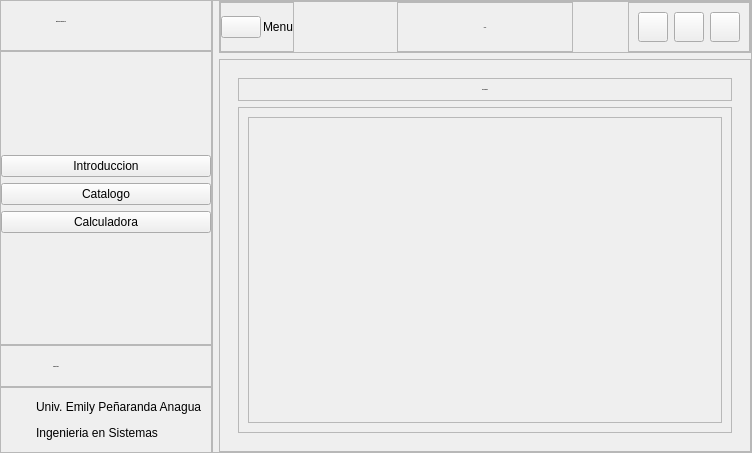
<?xml version="1.0" encoding="UTF-8"?>
<ui version="4.0">
 <class>MainWindow</class>
 <widget class="QMainWindow" name="MainWindow">
  <property name="geometry">
   <rect>
    <x>0</x>
    <y>0</y>
    <width>752</width>
    <height>453</height>
   </rect>
  </property>
  <property name="windowTitle">
   <string>MainWindow</string>
  </property>
  <widget class="QWidget" name="centralwidget">
   <property name="styleSheet">
    <string notr="true">@font-face{
font-family: NovaFlat;
src: url( :/fonts/Nova_Flat/NovaFlat-Regular.ttf) format(&quot;truetype&quot;);
}
*{
color: #ffffff;
font-family: NovaFlat;
font-size: 12px;
border: nine;
background:none;
}
#centralwidget{
background-color: #e0e2e0;
}
#left_menu_widget, #introduccion, #catalogo, #calculadora{
background-color: #999e9e;
}
#header_frame, #frame_4, #frame_6{
background-color:#AFB3AF;
}
#frame_3 QPushButton{
padding: 10px;
border-radius: 5px;
background-color:#AFB3AF;
}
#header_nav QPushButton{
background-color: #AFB3AF;
border-radius: 15px;
border: 3px solid #e0e2e0 ;
}
</string>
   </property>
   <layout class="QHBoxLayout" name="horizontalLayout">
    <property name="spacing">
     <number>0</number>
    </property>
    <property name="leftMargin">
     <number>0</number>
    </property>
    <property name="topMargin">
     <number>0</number>
    </property>
    <property name="rightMargin">
     <number>0</number>
    </property>
    <property name="bottomMargin">
     <number>0</number>
    </property>
    <item>
     <widget class="QWidget" name="left_menu_widget" native="true">
      <layout class="QVBoxLayout" name="verticalLayout">
       <property name="spacing">
        <number>0</number>
       </property>
       <property name="leftMargin">
        <number>0</number>
       </property>
       <property name="topMargin">
        <number>0</number>
       </property>
       <property name="rightMargin">
        <number>0</number>
       </property>
       <property name="bottomMargin">
        <number>0</number>
       </property>
       <item alignment="Qt::AlignTop">
        <widget class="QFrame" name="frame_6">
         <property name="frameShape">
          <enum>QFrame::StyledPanel</enum>
         </property>
         <property name="frameShadow">
          <enum>QFrame::Raised</enum>
         </property>
         <layout class="QHBoxLayout" name="horizontalLayout_2" stretch="0,0">
          <property name="spacing">
           <number>9</number>
          </property>
          <property name="leftMargin">
           <number>6</number>
          </property>
          <property name="topMargin">
           <number>0</number>
          </property>
          <property name="rightMargin">
           <number>0</number>
          </property>
          <item>
           <widget class="QLabel" name="label_10">
            <property name="minimumSize">
             <size>
              <width>40</width>
              <height>40</height>
             </size>
            </property>
            <property name="maximumSize">
             <size>
              <width>40</width>
              <height>40</height>
             </size>
            </property>
            <property name="text">
             <string/>
            </property>
            <property name="pixmap">
             <pixmap resource="resources.qrc">:/icons/icons/pie-chart.svg</pixmap>
            </property>
            <property name="scaledContents">
             <bool>true</bool>
            </property>
           </widget>
          </item>
          <item>
           <widget class="QLabel" name="label">
            <property name="font">
             <font>
              <family>NovaFlat</family>
              <pointsize>-1</pointsize>
              <weight>75</weight>
              <bold>true</bold>
             </font>
            </property>
            <property name="text">
             <string>Metodos Numericos</string>
            </property>
           </widget>
          </item>
         </layout>
        </widget>
       </item>
       <item>
        <widget class="QFrame" name="frame_3">
         <property name="styleSheet">
          <string notr="true"/>
         </property>
         <property name="frameShape">
          <enum>QFrame::StyledPanel</enum>
         </property>
         <property name="frameShadow">
          <enum>QFrame::Raised</enum>
         </property>
         <layout class="QVBoxLayout" name="verticalLayout_2">
          <property name="leftMargin">
           <number>0</number>
          </property>
          <property name="topMargin">
           <number>0</number>
          </property>
          <property name="rightMargin">
           <number>0</number>
          </property>
          <item>
           <spacer name="verticalSpacer_2">
            <property name="orientation">
             <enum>Qt::Vertical</enum>
            </property>
            <property name="sizeHint" stdset="0">
             <size>
              <width>20</width>
              <height>40</height>
             </size>
            </property>
           </spacer>
          </item>
          <item>
           <widget class="QPushButton" name="pushButton">
            <property name="text">
             <string>Introduccion</string>
            </property>
            <property name="icon">
             <iconset resource="resources.qrc">
              <normaloff>:/icons/icons/activity.svg</normaloff>:/icons/icons/activity.svg</iconset>
            </property>
            <property name="default">
             <bool>false</bool>
            </property>
           </widget>
          </item>
          <item>
           <widget class="QPushButton" name="pushButton_2">
            <property name="text">
             <string>Catalogo</string>
            </property>
            <property name="icon">
             <iconset resource="resources.qrc">
              <normaloff>:/icons/icons/book-open.svg</normaloff>:/icons/icons/book-open.svg</iconset>
            </property>
           </widget>
          </item>
          <item>
           <widget class="QPushButton" name="pushButton_3">
            <property name="text">
             <string>Calculadora</string>
            </property>
            <property name="icon">
             <iconset resource="resources.qrc">
              <normaloff>:/icons/icons/git-merge.svg</normaloff>:/icons/icons/git-merge.svg</iconset>
            </property>
           </widget>
          </item>
          <item>
           <spacer name="verticalSpacer">
            <property name="orientation">
             <enum>Qt::Vertical</enum>
            </property>
            <property name="sizeHint" stdset="0">
             <size>
              <width>20</width>
              <height>40</height>
             </size>
            </property>
           </spacer>
          </item>
         </layout>
        </widget>
       </item>
       <item alignment="Qt::AlignTop">
        <widget class="QFrame" name="frame_4">
         <property name="frameShape">
          <enum>QFrame::StyledPanel</enum>
         </property>
         <property name="frameShadow">
          <enum>QFrame::Raised</enum>
         </property>
         <layout class="QHBoxLayout" name="horizontalLayout_10">
          <property name="leftMargin">
           <number>6</number>
          </property>
          <property name="topMargin">
           <number>0</number>
          </property>
          <property name="rightMargin">
           <number>0</number>
          </property>
          <property name="bottomMargin">
           <number>0</number>
          </property>
          <item>
           <widget class="QLabel" name="label_11">
            <property name="minimumSize">
             <size>
              <width>40</width>
              <height>40</height>
             </size>
            </property>
            <property name="maximumSize">
             <size>
              <width>40</width>
              <height>40</height>
             </size>
            </property>
            <property name="text">
             <string/>
            </property>
            <property name="pixmap">
             <pixmap resource="resources.qrc">:/icons/icons/smile.svg</pixmap>
            </property>
            <property name="scaledContents">
             <bool>true</bool>
            </property>
           </widget>
          </item>
          <item>
           <widget class="QLabel" name="label_2">
            <property name="font">
             <font>
              <family>NovaFlat</family>
              <pointsize>-1</pointsize>
              <weight>75</weight>
              <bold>true</bold>
             </font>
            </property>
            <property name="text">
             <string>Support Me</string>
            </property>
           </widget>
          </item>
         </layout>
        </widget>
       </item>
       <item>
        <widget class="QFrame" name="frame_5">
         <property name="frameShape">
          <enum>QFrame::StyledPanel</enum>
         </property>
         <property name="frameShadow">
          <enum>QFrame::Raised</enum>
         </property>
         <layout class="QGridLayout" name="gridLayout_5">
          <item row="1" column="1">
           <widget class="QLabel" name="label_4">
            <property name="text">
             <string>Ingenieria en Sistemas</string>
            </property>
           </widget>
          </item>
          <item row="0" column="0">
           <widget class="QLabel" name="label_12">
            <property name="minimumSize">
             <size>
              <width>20</width>
              <height>20</height>
             </size>
            </property>
            <property name="maximumSize">
             <size>
              <width>20</width>
              <height>20</height>
             </size>
            </property>
            <property name="text">
             <string/>
            </property>
            <property name="pixmap">
             <pixmap resource="resources.qrc">:/icons/icons/code.svg</pixmap>
            </property>
            <property name="scaledContents">
             <bool>true</bool>
            </property>
           </widget>
          </item>
          <item row="0" column="1">
           <widget class="QLabel" name="label_3">
            <property name="text">
             <string>Univ. Emily Peñaranda Anagua</string>
            </property>
           </widget>
          </item>
          <item row="1" column="0">
           <widget class="QLabel" name="label_13">
            <property name="minimumSize">
             <size>
              <width>20</width>
              <height>20</height>
             </size>
            </property>
            <property name="maximumSize">
             <size>
              <width>20</width>
              <height>20</height>
             </size>
            </property>
            <property name="text">
             <string/>
            </property>
            <property name="pixmap">
             <pixmap resource="resources.qrc">:/icons/icons/cpu.svg</pixmap>
            </property>
            <property name="scaledContents">
             <bool>true</bool>
            </property>
           </widget>
          </item>
         </layout>
        </widget>
       </item>
      </layout>
     </widget>
    </item>
    <item>
     <widget class="QFrame" name="frame_2">
      <property name="frameShape">
       <enum>QFrame::StyledPanel</enum>
      </property>
      <property name="frameShadow">
       <enum>QFrame::Raised</enum>
      </property>
      <layout class="QVBoxLayout" name="verticalLayout_4">
       <property name="spacing">
        <number>6</number>
       </property>
       <property name="leftMargin">
        <number>6</number>
       </property>
       <property name="topMargin">
        <number>0</number>
       </property>
       <property name="rightMargin">
        <number>0</number>
       </property>
       <property name="bottomMargin">
        <number>0</number>
       </property>
       <item alignment="Qt::AlignTop">
        <widget class="QFrame" name="header_frame">
         <property name="maximumSize">
          <size>
           <width>16777215</width>
           <height>60</height>
          </size>
         </property>
         <property name="frameShape">
          <enum>QFrame::StyledPanel</enum>
         </property>
         <property name="frameShadow">
          <enum>QFrame::Raised</enum>
         </property>
         <layout class="QHBoxLayout" name="horizontalLayout_3">
          <property name="spacing">
           <number>0</number>
          </property>
          <property name="leftMargin">
           <number>0</number>
          </property>
          <property name="topMargin">
           <number>0</number>
          </property>
          <property name="rightMargin">
           <number>0</number>
          </property>
          <property name="bottomMargin">
           <number>0</number>
          </property>
          <item alignment="Qt::AlignLeft">
           <widget class="QFrame" name="frame_10">
            <property name="frameShape">
             <enum>QFrame::StyledPanel</enum>
            </property>
            <property name="frameShadow">
             <enum>QFrame::Raised</enum>
            </property>
            <layout class="QHBoxLayout" name="horizontalLayout_4">
             <property name="spacing">
              <number>2</number>
             </property>
             <property name="leftMargin">
              <number>0</number>
             </property>
             <property name="topMargin">
              <number>0</number>
             </property>
             <property name="rightMargin">
              <number>0</number>
             </property>
             <property name="bottomMargin">
              <number>0</number>
             </property>
             <item>
              <widget class="QPushButton" name="pushButton_4">
               <property name="text">
                <string/>
               </property>
               <property name="icon">
                <iconset resource="resources.qrc">
                 <normaloff>:/icons/icons/align-justify.svg</normaloff>:/icons/icons/align-justify.svg</iconset>
               </property>
               <property name="iconSize">
                <size>
                 <width>30</width>
                 <height>30</height>
                </size>
               </property>
              </widget>
             </item>
             <item>
              <widget class="QLabel" name="label_5">
               <property name="text">
                <string>Menu</string>
               </property>
              </widget>
             </item>
            </layout>
           </widget>
          </item>
          <item>
           <widget class="QFrame" name="frame_12">
            <property name="frameShape">
             <enum>QFrame::StyledPanel</enum>
            </property>
            <property name="frameShadow">
             <enum>QFrame::Raised</enum>
            </property>
            <layout class="QVBoxLayout" name="verticalLayout_5">
             <item>
              <widget class="QLabel" name="label_6">
               <property name="font">
                <font>
                 <family>NovaFlat</family>
                 <pointsize>-1</pointsize>
                 <weight>75</weight>
                 <bold>true</bold>
                </font>
               </property>
               <property name="text">
                <string>USFX</string>
               </property>
               <property name="alignment">
                <set>Qt::AlignCenter</set>
               </property>
              </widget>
             </item>
            </layout>
           </widget>
          </item>
          <item alignment="Qt::AlignRight">
           <widget class="QFrame" name="header_nav">
            <property name="frameShape">
             <enum>QFrame::StyledPanel</enum>
            </property>
            <property name="frameShadow">
             <enum>QFrame::Raised</enum>
            </property>
            <layout class="QHBoxLayout" name="horizontalLayout_5">
             <item>
              <widget class="QPushButton" name="minimize_window_button">
               <property name="minimumSize">
                <size>
                 <width>30</width>
                 <height>30</height>
                </size>
               </property>
               <property name="maximumSize">
                <size>
                 <width>30</width>
                 <height>30</height>
                </size>
               </property>
               <property name="text">
                <string/>
               </property>
               <property name="icon">
                <iconset resource="resources.qrc">
                 <normaloff>:/icons/icons/minus.svg</normaloff>:/icons/icons/minus.svg</iconset>
               </property>
              </widget>
             </item>
             <item>
              <widget class="QPushButton" name="pushButton_5">
               <property name="minimumSize">
                <size>
                 <width>30</width>
                 <height>30</height>
                </size>
               </property>
               <property name="maximumSize">
                <size>
                 <width>30</width>
                 <height>30</height>
                </size>
               </property>
               <property name="text">
                <string/>
               </property>
               <property name="icon">
                <iconset resource="resources.qrc">
                 <normaloff>:/icons/icons/minimize-2.svg</normaloff>:/icons/icons/minimize-2.svg</iconset>
               </property>
              </widget>
             </item>
             <item>
              <widget class="QPushButton" name="close_window_button">
               <property name="minimumSize">
                <size>
                 <width>30</width>
                 <height>30</height>
                </size>
               </property>
               <property name="maximumSize">
                <size>
                 <width>30</width>
                 <height>30</height>
                </size>
               </property>
               <property name="text">
                <string/>
               </property>
               <property name="icon">
                <iconset resource="resources.qrc">
                 <normaloff>:/icons/icons/x.svg</normaloff>:/icons/icons/x.svg</iconset>
               </property>
              </widget>
             </item>
            </layout>
           </widget>
          </item>
         </layout>
        </widget>
       </item>
       <item>
        <widget class="QFrame" name="frame_8">
         <property name="frameShape">
          <enum>QFrame::StyledPanel</enum>
         </property>
         <property name="frameShadow">
          <enum>QFrame::Raised</enum>
         </property>
         <layout class="QHBoxLayout" name="horizontalLayout_7">
          <item>
           <widget class="QStackedWidget" name="stackedWidget">
            <property name="font">
             <font>
              <family>NovaFlat</family>
              <pointsize>-1</pointsize>
              <weight>75</weight>
              <bold>true</bold>
             </font>
            </property>
            <property name="currentIndex">
             <number>2</number>
            </property>
            <widget class="QWidget" name="introduccion">
             <layout class="QVBoxLayout" name="verticalLayout_6">
              <item alignment="Qt::AlignTop">
               <widget class="QFrame" name="frame_9">
                <property name="frameShape">
                 <enum>QFrame::StyledPanel</enum>
                </property>
                <property name="frameShadow">
                 <enum>QFrame::Raised</enum>
                </property>
                <layout class="QHBoxLayout" name="horizontalLayout_6">
                 <item alignment="Qt::AlignTop">
                  <widget class="QLabel" name="label_7">
                   <property name="font">
                    <font>
                     <family>NovaFlat</family>
                     <pointsize>-1</pointsize>
                     <weight>75</weight>
                     <bold>true</bold>
                    </font>
                   </property>
                   <property name="text">
                    <string>Introduccion</string>
                   </property>
                   <property name="alignment">
                    <set>Qt::AlignCenter</set>
                   </property>
                  </widget>
                 </item>
                </layout>
               </widget>
              </item>
              <item>
               <widget class="QFrame" name="frame_13">
                <property name="sizePolicy">
                 <sizepolicy hsizetype="Preferred" vsizetype="Expanding">
                  <horstretch>0</horstretch>
                  <verstretch>0</verstretch>
                 </sizepolicy>
                </property>
                <property name="frameShape">
                 <enum>QFrame::StyledPanel</enum>
                </property>
                <property name="frameShadow">
                 <enum>QFrame::Raised</enum>
                </property>
                <layout class="QGridLayout" name="gridLayout">
                 <item row="0" column="0">
                  <widget class="QFrame" name="frame_14">
                   <property name="frameShape">
                    <enum>QFrame::StyledPanel</enum>
                   </property>
                   <property name="frameShadow">
                    <enum>QFrame::Raised</enum>
                   </property>
                  </widget>
                 </item>
                </layout>
               </widget>
              </item>
             </layout>
            </widget>
            <widget class="QWidget" name="catalogo">
             <layout class="QVBoxLayout" name="verticalLayout_7">
              <item alignment="Qt::AlignTop">
               <widget class="QFrame" name="frame_15">
                <property name="font">
                 <font>
                  <family>NovaFlat</family>
                  <pointsize>-1</pointsize>
                  <weight>75</weight>
                  <bold>true</bold>
                 </font>
                </property>
                <property name="frameShape">
                 <enum>QFrame::StyledPanel</enum>
                </property>
                <property name="frameShadow">
                 <enum>QFrame::Raised</enum>
                </property>
                <layout class="QHBoxLayout" name="horizontalLayout_8">
                 <item>
                  <widget class="QLabel" name="label_8">
                   <property name="font">
                    <font>
                     <family>NovaFlat</family>
                     <pointsize>-1</pointsize>
                     <weight>75</weight>
                     <bold>true</bold>
                    </font>
                   </property>
                   <property name="text">
                    <string>Catalogo</string>
                   </property>
                   <property name="alignment">
                    <set>Qt::AlignCenter</set>
                   </property>
                  </widget>
                 </item>
                </layout>
               </widget>
              </item>
              <item>
               <widget class="QFrame" name="frame_17">
                <property name="frameShape">
                 <enum>QFrame::StyledPanel</enum>
                </property>
                <property name="frameShadow">
                 <enum>QFrame::Raised</enum>
                </property>
                <layout class="QGridLayout" name="gridLayout_3">
                 <item row="0" column="0">
                  <widget class="QFrame" name="frame_18">
                   <property name="sizePolicy">
                    <sizepolicy hsizetype="Preferred" vsizetype="Expanding">
                     <horstretch>0</horstretch>
                     <verstretch>0</verstretch>
                    </sizepolicy>
                   </property>
                   <property name="frameShape">
                    <enum>QFrame::StyledPanel</enum>
                   </property>
                   <property name="frameShadow">
                    <enum>QFrame::Raised</enum>
                   </property>
                  </widget>
                 </item>
                </layout>
               </widget>
              </item>
             </layout>
            </widget>
            <widget class="QWidget" name="calculadora">
             <layout class="QVBoxLayout" name="verticalLayout_8">
              <item>
               <widget class="QFrame" name="frame_19">
                <property name="frameShape">
                 <enum>QFrame::StyledPanel</enum>
                </property>
                <property name="frameShadow">
                 <enum>QFrame::Raised</enum>
                </property>
                <layout class="QHBoxLayout" name="horizontalLayout_9">
                 <item alignment="Qt::AlignTop">
                  <widget class="QLabel" name="label_9">
                   <property name="font">
                    <font>
                     <family>NovaFlat</family>
                     <pointsize>-1</pointsize>
                     <weight>75</weight>
                     <bold>true</bold>
                    </font>
                   </property>
                   <property name="text">
                    <string>Calculadora</string>
                   </property>
                   <property name="alignment">
                    <set>Qt::AlignCenter</set>
                   </property>
                  </widget>
                 </item>
                </layout>
               </widget>
              </item>
              <item>
               <widget class="QFrame" name="frame_20">
                <property name="sizePolicy">
                 <sizepolicy hsizetype="Preferred" vsizetype="Expanding">
                  <horstretch>0</horstretch>
                  <verstretch>0</verstretch>
                 </sizepolicy>
                </property>
                <property name="frameShape">
                 <enum>QFrame::StyledPanel</enum>
                </property>
                <property name="frameShadow">
                 <enum>QFrame::Raised</enum>
                </property>
                <layout class="QGridLayout" name="gridLayout_4">
                 <item row="0" column="0">
                  <widget class="QFrame" name="frame_21">
                   <property name="frameShape">
                    <enum>QFrame::StyledPanel</enum>
                   </property>
                   <property name="frameShadow">
                    <enum>QFrame::Raised</enum>
                   </property>
                  </widget>
                 </item>
                </layout>
               </widget>
              </item>
             </layout>
            </widget>
           </widget>
          </item>
         </layout>
        </widget>
       </item>
      </layout>
     </widget>
    </item>
   </layout>
  </widget>
 </widget>
 <resources>
  <include location="resources.qrc"/>
 </resources>
 <connections/>
</ui>
